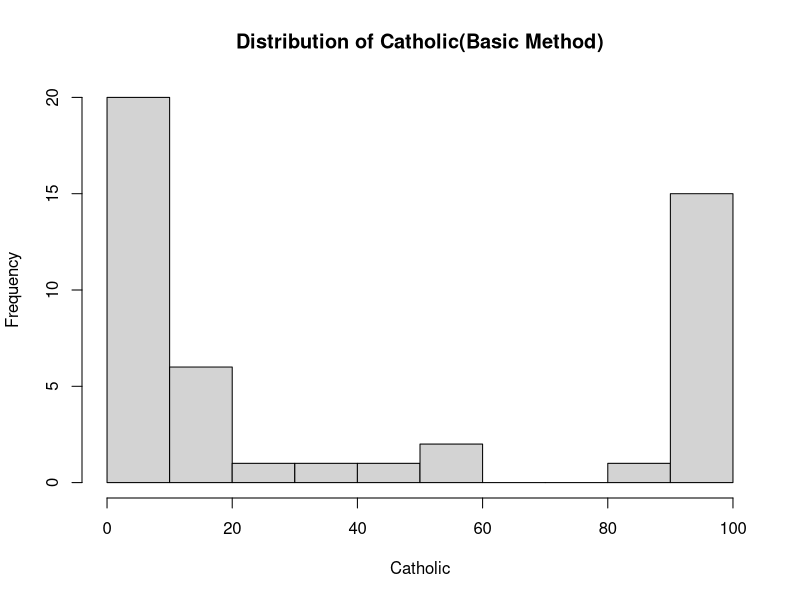
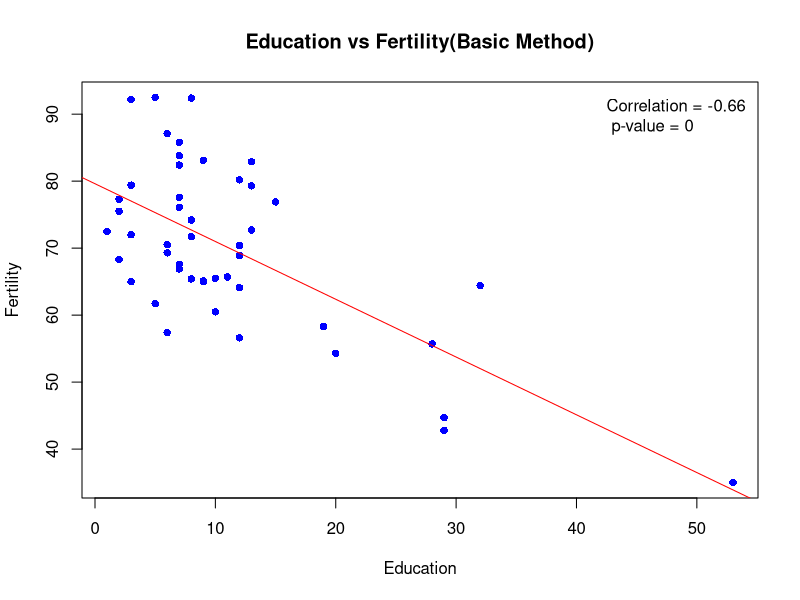
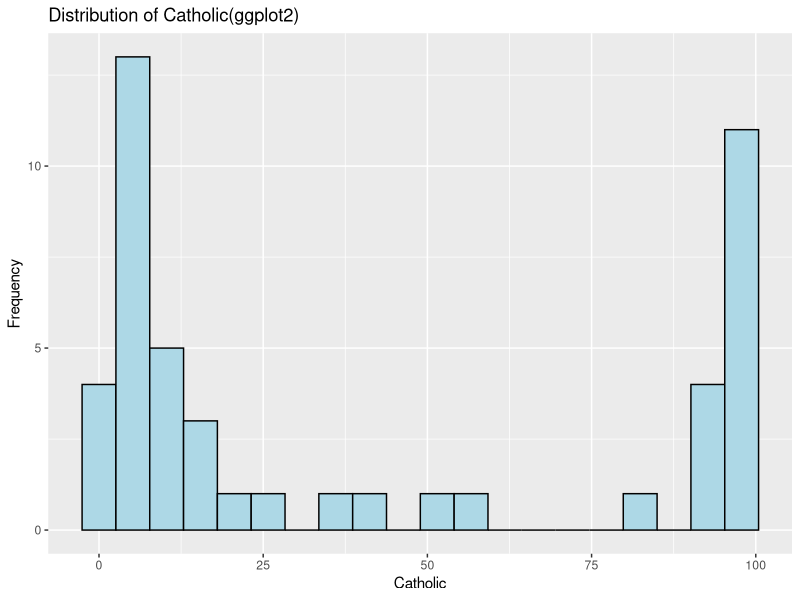
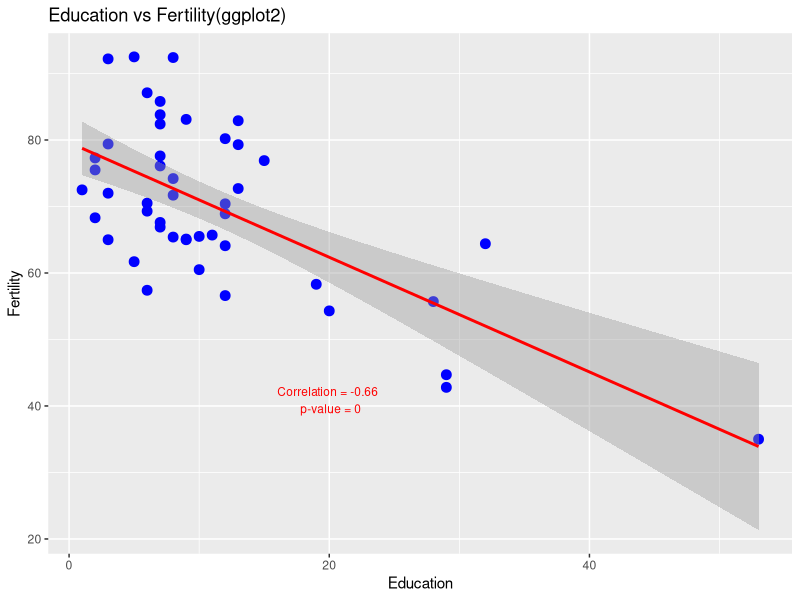
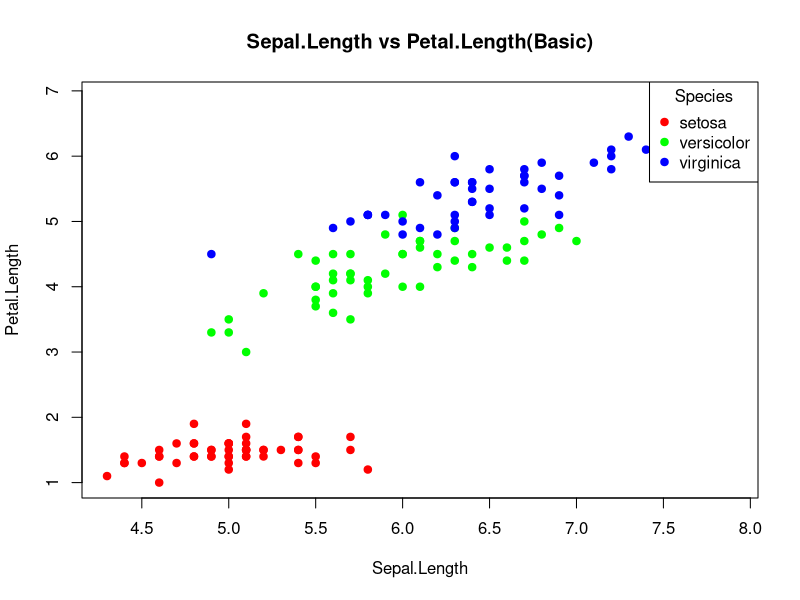
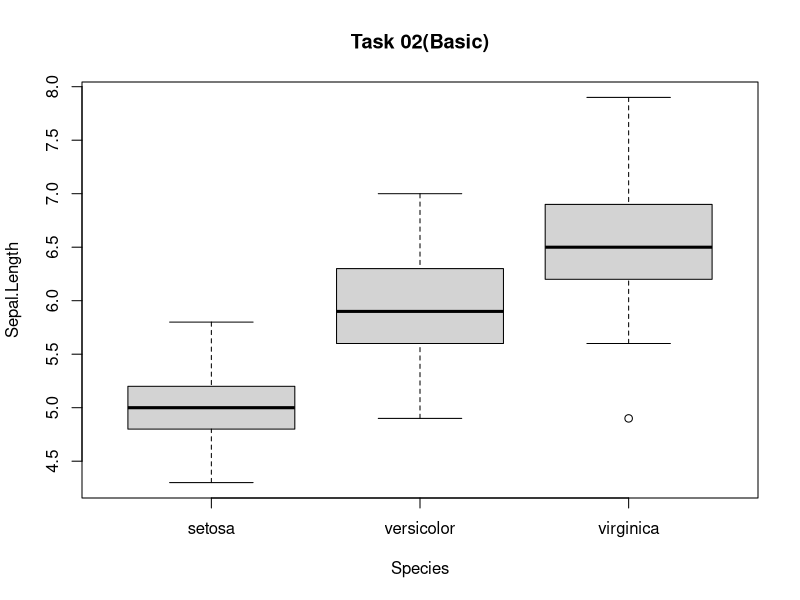
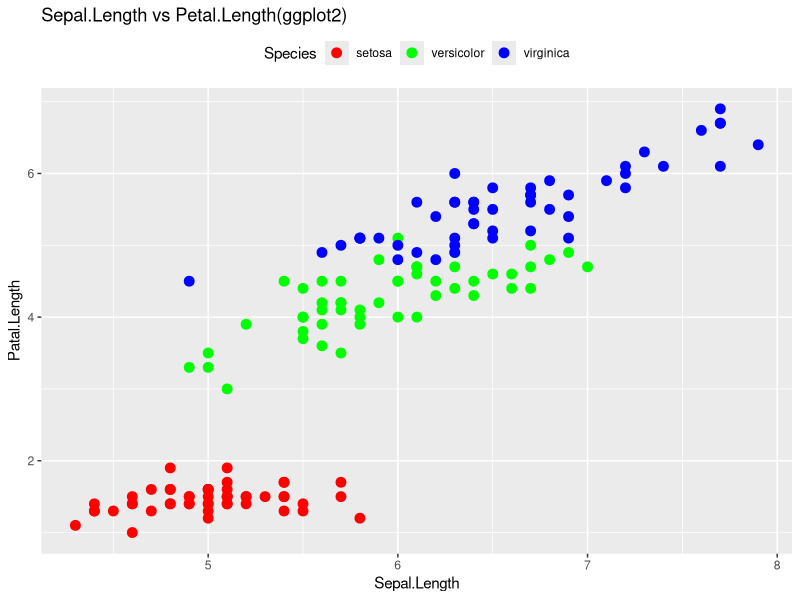
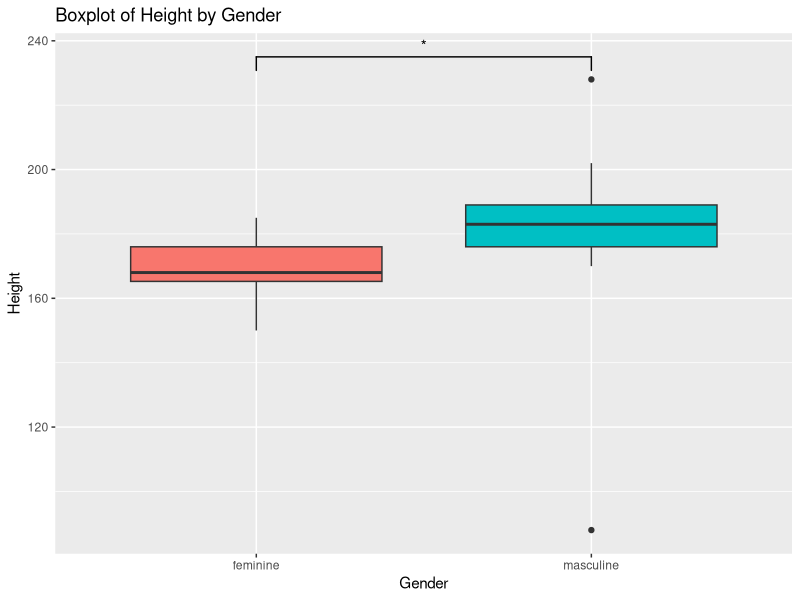

The R script that drew these images, in order:
## ---- chunk 1
Sys.info()[["user"]]
Sys.getenv("HOME")
## ---- chunk 2
## 代码写这里，并运行；
library(ggplot2)
data(swiss)

# Basic
# Task 01
  hist(
    swiss$Catholic, 
    main="Distribution of Catholic(Basic Method)", 
    xlab="Catholic")

# Task 02
# Plotting Scatter Plots
plot(
  swiss$Education, 
  swiss$Fertility, 
  main = "Education vs Fertility(Basic Method)",
  xlab = "Education",
  ylab = "Fertility", 
  pch = 16, 
  col = "blue")

# Adding a linear regression line
abline(
  lm(swiss$Fertility ~ swiss$Education),
  col = "red")

# Add correlation coefficients and p-values
cor_val =
  cor(swiss$Fertility, 
      swiss$Education)
p_val =
  cor.test(swiss$Fertility, 
           swiss$Education)$p.value
legend(
  "topright", 
  legend = paste("Correlation =", 
                 round(cor_val, 2), 
                 "\n", "p-value =",
                 round(p_val, 4)), 
  bty = "n", 
  col = "red")

# ggplot2
# Task 01
ggplot(
  swiss, 
  aes(x = Catholic)) +
  geom_histogram(
    fill = "lightblue", 
    color = "black",
    bins = 20) +
  labs(
    title = "Distribution of Catholic(ggplot2)", 
    x = "Catholic", 
    y = "Frequency")

# Task 02
# Plotting Scatterplots with ggplot2
ggplot(
  swiss, 
  aes(x = Education, 
      y = Fertility)) +
  geom_point(
    color = "blue",
    size = 3) +
  geom_smooth(
    method = "lm",
    color = "red") +
  labs(
    title = "Education vs Fertility(ggplot2)", 
    x = "Education", 
    y = "Fertility") +
  annotate(
    "text",
    x = 20, 
    y = 35, 
    label = 
      paste(
        "Correlation =", 
        round(cor_val, 2),
        "\n", 
        "p-value =", 
        round(p_val, 4)),
    color = "red",
    vjust = -1, 
    size = 3)

## ---- chunk 3
## 代码写这里，并运行；
data(iris)
library(ggplot2)

# Basic
# Task 01
colors =
  c("setosa" = "red",
    "versicolor" = "green",
    "virginica" = "blue")
plot(
  iris$Sepal.Length,
  iris$Petal.Length,
  pch = 19,
  col = colors[iris$Species],
  xlab = "Sepal.Length",
  ylab = "Petal.Length",
  main = "Sepal.Length vs Petal.Length(Basic)"
)
legend(
  "topright",
  legend = levels(iris$Species),
  col = colors,
  pch = 19,
  title = "Species"
)

# Task 02
boxplot(
  Sepal.Length ~ Species,
  data = iris,
  xlab = "Species",
  ylab = "Sepal.Length",
  main = "Task 02(Basic)"
)


# ggplot
# Task 01
ggplot(
  iris,
  aes(
    x = Sepal.Length,
    y = Petal.Length,
    color = Species
  )
) +
  geom_point(size = 3) +
  labs(
    title = 
      "Sepal.Length vs Petal.Length(ggplot2)",
    x = "Sepal.Length",
    y = "Patal.Length"
  ) +
  scale_color_manual(
    values = 
      c("setosa" = "red",
        "versicolor" = "green",
        "virginica" = "blue")
  ) +
  theme(
    legend.position = "top"
  )
## ---- chunk 4
## 代码写这里，并运行；
library(ggplot2)
library(tidyverse)
library(ggsignif)

# Load the data
data("starwars")
starwars_filtered = 
  na.omit(starwars)

# Initializing the plot
# Ignore 'NA' in "height"
p1 =
  ggplot(
    starwars_filtered,
    aes(
      x = gender,
      y = height,
      fill = gender
    )
  ) +
  geom_boxplot() +
  labs(
    title = "Boxplot of Height by Gender",
    x = "Gender",
    y = "Height"
  ) +
  theme(
    legend.position = "none"
  )

# Calculate height
p1_with_signif =
  p1 +
  geom_signif(
    comparisons = 
      list(
        c("feminine", "masculine")
      ),
    map_signif_level = TRUE
  )

# Save it
p1 = p1_with_signif

print(p1)
## ---- chunk 5
## 代码写这里，并运行；
library(ggplot2)
library(tidyverse)

# Draw the plot
p2 =
  ggplot(
    iris, 
    aes(
      x = Sepal.Length, 
      y = Sepal.Width, 
      color = Species
    )
  ) +
  geom_density2d() +
  geom_point(
    aes(color = Species), 
    size = 2, 
    alpha = 0.6) +
  labs(
    title = "Density Plot of Sepal.Length vs Sepal.Width by Species", 
    x = "Sepal.Length", 
    y = "Sepal.Width"
  ) +
  theme(
    legend.title = element_blank()
  )

print(p2)

## ---- chunk 6
## 代码写这里，并运行；
library(ggplot2)
library(tidyverse)
library(dplyr)

# Load data
data(mtcars)

# Create new data that combines all data
mtcars_modified =
  mtcars %>%
  mutate(cyl = ifelse(cyl %in% c(4, 6, 8), 468, cyl))
mtcars_filtered =
  mtcars_modified %>%
  filter(cyl == 468)
merged_mtcars =
  bind_rows(mtcars, mtcars_filtered)

# Creating facet graphics
p3 =
  ggplot(merged_mtcars, aes(x = wt, y = mpg)) +
  geom_point(aes(color = factor(cyl))) +
  geom_smooth(aes(color = factor(cyl))) +
  labs(title = "Relationship between wt and mpg by cyl", x = "wt", y = "mpg") +
  theme(legend.title = element_blank()) +
  facet_wrap(. ~ cyl,
             ncol = 2,
             dir = "h",
             scales = "free",
             drop = FALSE) 


# Save it
p3

## ---- chunk 7
## 代码写这里，并运行；
library(ggplot2)

# Creating Scatterplots
ggplot(
  airquality,
  aes(
    x = Wind, 
    y = Temp
  )
) +
  # Draw the dots
  geom_point() +  
  # Add smooth layer and 
  # fit using a linear model
  geom_smooth(
    method = "lm"
  ) +  
  # Grouping with Month and 
  # organizing subgraphs by 2 rows and 3 columns
  facet_wrap(
    ~ Month, 
    ncol = 3,
    scales = "free"
  )  

## ---- chunk 8
## 代码写这里，并运行；




# THERE ARE STILL BUGS HERE!!!!!!
# 1. Can't insert the hole in the center of the plot
# 2. Can't rotate the label of each tab




# 导入 ggplot2 和 dplyr 包
library(ggplot2)
library(tidyverse)
library(dplyr)

data(mtcars)

# Add a column to save row names
mtcars_named =
  mtcars %>% rownames_to_column(var = "car_name")

# Sorted data
mtcars_arranged =
  mtcars_named %>%
  arrange(cyl, mpg)

# Factors for changing line names
mtcars_arranged$car_name =
  factor(
    mtcars_arranged$car_name, 
    levels = mtcars_arranged$car_name)

# Calculate the rotation angle for each line name
mtcars_arranged =
  mtcars_arranged %>%
  mutate(id = row_number(),
         angle = 90 - 360 * (id - 0.5) / n())

# Creating a Coordinate Chart
p4 =
  ggplot(
    mtcars_arranged, 
    aes(
      x = car_name, 
      y = mpg, 
      fill = factor(cyl)
    )
  ) +
  geom_bar(stat = "identity") +
  coord_polar(theta = "x") + 
  
  
  
  # THE BUG MAY BE FIXED BY FOLLOWING CODES
  
  # scale_x_discrete(labels = mtcars_arranged$car_name) +
  # theme(axis.title.x = element_text(angle = (mtcars_arranged$angle))) +
  
  
  
  labs(title = "Pie Chart of mpg by cyl")


# Save to p4
p4

## ---- chunk 9
## 代码写这里，并运行；
library(ggplot2)
library(cowplot)

# Combine the plots
combined_plot_01 =
  ggdraw() +
  draw_plot(
    plot = p3,
    x = 0,
    y = 0,
    width = 0.5,
    height = 1
  ) +
  draw_plot(
    plot = p1,
    x = 0.5,
    y = 0.5,
    width = 0.5,
    height = 0.5
  ) +
  draw_plot(
    plot = p2,
    x = 0.5,
    y = 0,
    width = 0.5,
    height = 0.5
  ) +
  draw_plot_label(
    label = c("A", "B", "C"),
    x = c(0, 0.5, 0.5),
    y = c(1, 1, 0.5),
    size = 13
  )
  

ggdraw(combined_plot_01)

## ---- chunk 10
## 代码写这里，并运行；
library(gridExtra)

# Add the tags
p1 =
  p1 +
  labs(tag = "A")
p2 =
  p2 +
  labs(tag = "B")
p4 =
  p4 +
  labs(tag = "C")

# Draw the plot
combined_plot_02 =
  grid.arrange(
    p1,p2,p4,
    ncol = 2,
    layout_matrix =
      cbind(c(1, 2), c(1, 3))
  )

## ---- chunk 11
## 代码写这里，并运行；



# HOW??????????


library(patchwork)

## ---- chunk 12
## 代码写这里，并运行；
library(lattice)
library(tidyverse)

splom(mtcars[c(1, 3, 4, 5, 6)])

